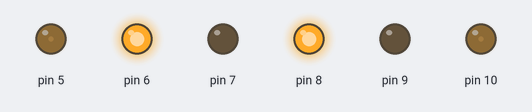
A sketch run on a simulated Arduino Uno, built with avr-gcc and run on an emulated ATmega328P. On the bench: output pins drawn as LEDs (lit = HIGH).

Above: at 0.05 s.
At 0.4 s:
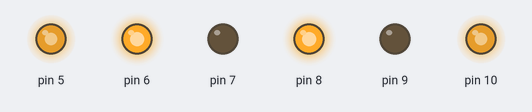
At 1.8 s:
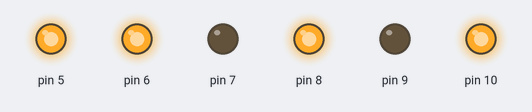
At 3.55 s:
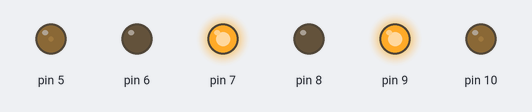
At 5.25 s:
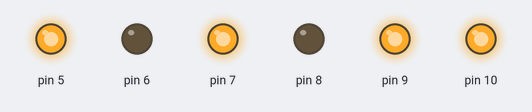
At 7.0 s:
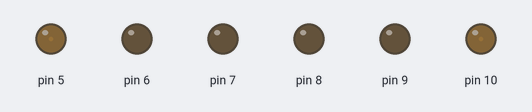
Timing chart, 0 to 9.1 s (numbered marks = the images above):
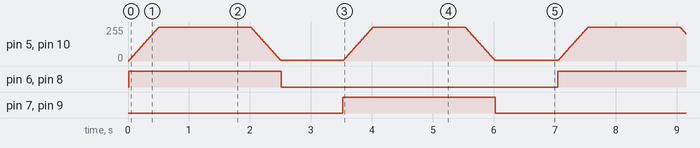

Measured:
- by itself, pin 6–9: alternates HIGH for 2.5 s and LOW for 4.5 s

The sketch:

elgoo-rover_Drive-test2.ino
```cpp
#include <ElegooRover.h>

void motion();

//Create drive object
Drive drive(9, 8, 7, 6, 10, 5);

unsigned long time(millis());
int cond(0);
int motioninstance(0);
int newinstance(0);

void setup() {

}

void loop() {
  //Loop condition
  if ((millis() - time) >= 10){
    cond = 10;
    time = millis();
  }

  switch (cond){
    case 10:
    ++motioninstance;
    motion();
    cond = 0;
    break;
  }
}

void motion(){
  if (motioninstance <= 50){
  drive.move((double)motioninstance / 50, (double)motioninstance / 50);
  }
  else if(motioninstance <= 200){
    drive.move(1, 1);
  }
  else if(motioninstance <= 250){
    drive.move((250 - (double)motioninstance) / 50, (250 - (double)motioninstance) / 50);
  }
  else if (motioninstance <= 350){
    drive.move(0, 0);
  }

  if (motioninstance >350){
    newinstance = motioninstance - 350;

    if (newinstance <= 50){
    drive.move((double)newinstance / -50, (double)newinstance / -50);
    }
    else if(newinstance <= 200){
      drive.move(-1, -1);
    }
    else if(newinstance <= 250){
      drive.move(((double)newinstance - 250) / 50, ((double)newinstance - 250) / 50);
    }
    else if (newinstance <= 350){
      drive.move(0, 0);
    }
    else{
    motioninstance = 0;
    }
  }

}
```
